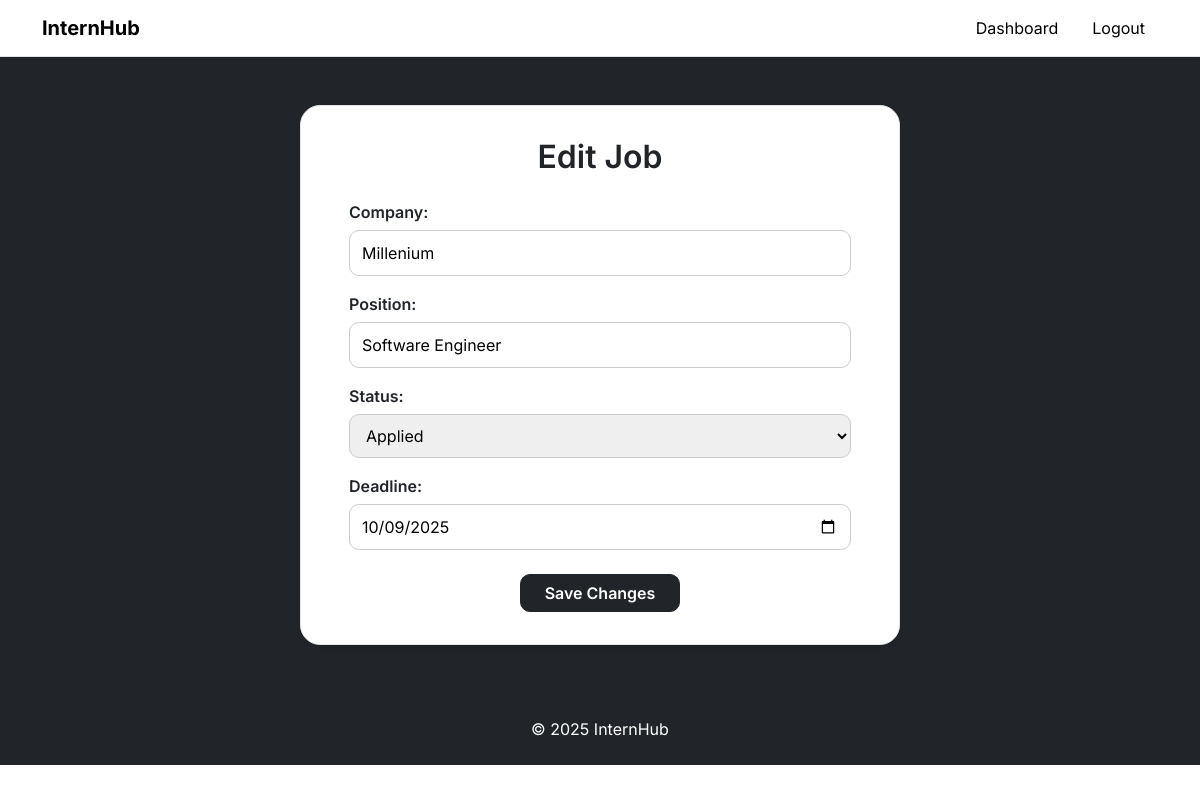
The app's page /edit-job/9 (signed in) with its own data.
### internhub/models.py (models this page shows)
class Job(models.Model):
    STATUS_CHOICES = [
        ('applied', 'Applied'),
        ('interview', 'Interview Scheduled'),
        ('offer', 'Offer Received'),
        ('rejected', 'Rejected'),
        ('saved', 'Saved / Draft'),
    ]
    user = models.ForeignKey(User, on_delete=models.CASCADE, related_name="jobs")
    company = models.CharField(max_length=100)
    position = models.CharField(max_length=100)
    status = models.CharField(max_length=20, choices=STATUS_CHOICES, default='applied')
    deadline = models.DateField(null=True, blank=True)
    created_at = models.DateTimeField(auto_now_add=True)

### internhub/views.py (the view)
# urls.py: path('edit-job/<int:job_id>', views.edit_job, name="edit_job"),
@login_required
def edit_job(request, job_id):
    job = get_object_or_404(Job, id=job_id, user=request.user)
    form = JobForm(instance=job)
    print(job.company)
    if request.method == 'POST':
        form = JobForm(request.POST, instance=job)
        if form.is_valid():
            form.save()
            return redirect('dashboard')  # Redirect after successful update
    else:
        form = JobForm(instance=job)
    return render(request, 'edit_job.html', {'form': form, 'job': job})

### internhub/forms.py
class JobForm(forms.ModelForm):
    class Meta:
        model = Job
        fields = ['company', 'position', 'status', 'deadline']
        widgets = {
            'deadline': forms.DateInput(attrs={'type': 'date'}),
        }

### internhub/templates/edit_job.html (shortened to what this page needs)
{% extends 'base_templates/base.html' %}
{% load static %}
{% block content %}
<div class="background-color-styling py-5">
  <div class="container d-flex justify-content-center align-items-center">
    <div class="add-job-container-styling shadow-sm">
      <h2 class="fw-semibold mb-4 text-center">Edit Job</h2>
      <form method="POST" class="add-job-form-styling">
        <div class="mb-3">
          {{ form.company.label_tag }}
          {{ form.company }}
        </div>
        <div class="mb-3">
          {{ form.position.label_tag }}
          {{ form.position }}
        </div>
        <div class="mb-3">
          {{ form.status.label_tag }}
          {{ form.status }}
        </div>
        <div class="mb-4">
          {{ form.deadline.label_tag }}
          {{ form.deadline }}
        </div>
        <div class="text-center">
          <button type="submit" class="btn btn-dark px-4">Save Changes</button>
        </div>
      </form>
    </div>
  </div>
</div>
{% endblock %}

### internhub/static/index.css (style rules this page uses)
body { font-family: 'Inter'; }

### internhub/static/login.css (style rules this page uses)
.background-color-styling { background-color: #212529; }
label { font-weight: 500; }
input { width: 100%; padding: 8px; border: 1px solid #ccc; border-radius: 5px; }

### internhub/static/signup.css (style rules this page uses)
.background-color-styling { background-color: #212529; }
label { font-weight: 500; }
input { width: 100%; padding: 8px; border: 1px solid #ccc; border-radius: 5px; }

### internhub/static/add_job.css (style rules this page uses)
.add-job-container-styling { background-color: #ffffff; border: 1px solid #e5e5e5; border-radius: 20px; padding: 2rem 3rem; max-width: 600px; width: 100%; }
.add-job-form-styling label { display: block; font-weight: 600; margin-bottom: 6px; }
.add-job-form-styling input, .add-job-form-styling select { width: 100%; padding: 10px 12px; border: 1px solid #ccc; border-radius: 10px; font-size: 1rem; font-family: 'Inter', sans-serif; }
.add-job-form-styling button { border-radius: 10px; font-weight: 600; font-family: 'Inter', sans-serif; transition: transform 0.15s ease; }

### internhub/templates/base_templates/base.html (style rules this page uses)
body { font-family: 'Inter'; }

### records on screen
Job: company "Millenium", position "Software Engineer", status "Applied", deadline "10/09/2025"
